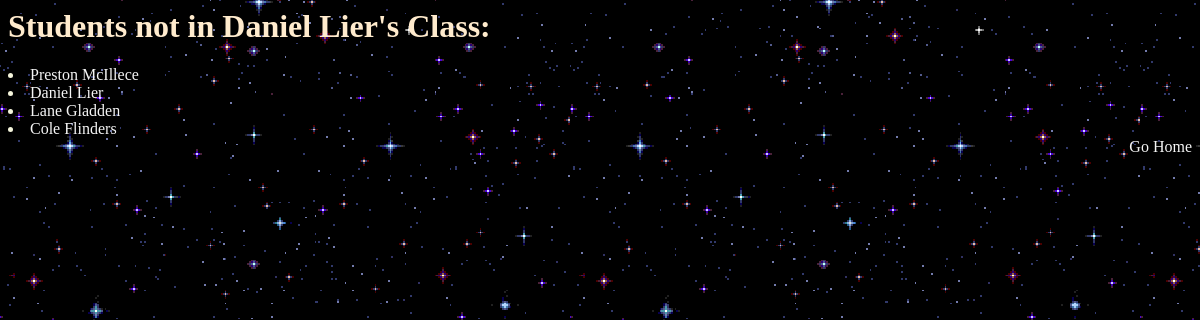
The page /users/addStudents (signed in) on the database as committed earlier.
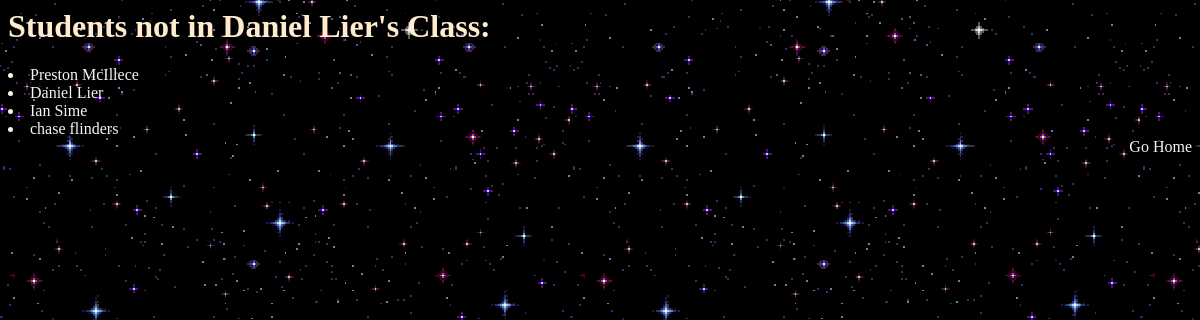
The same page on the database as committed later.
### users/models.py (models this page shows, shortened)
class Student(models.Model):
    user = models.OneToOneField(CustomUser, on_delete=models.CASCADE, primary_key=True)
    teacher_id = models.ForeignKey(Teacher, on_delete=models.SET_NULL, null=True, default=None)
    total_xp = models.IntegerField(default=0)

class CustomUser(AbstractUser):
    id = models.IntegerField(auto_created=True, primary_key=True)
    fname = models.CharField(default='', max_length=15)
    lname = models.CharField(default='', max_length=25)
    birthdate = models.DateField(default='1900-01-01')
    is_student = models.BooleanField('student status', default=False)
    is_teacher = models.BooleanField('teacher status', default=False)

### users/views.py (the view)
# urls.py: path('addStudents', views.addStudents, name='addStudents'),
def addStudents(request):
    user = request.user
    teacher = user.teacher
    student_list = Student.objects.all()
    return render(request, 'addStudents.html', {'student_list': student_list, 't': teacher})

### templates/addStudents.html (shortened to what this page needs)
{% load static %}
<link rel="stylesheet" type="text/css" href="{% static 'users/style.css' %}">
{% if student_list %}
<H1>Students not in {{ t.user.fname }} {{t.user.lname}}'s Class:</H1>
    {% for student in student_list %}
        {% if student.teacher_id != t %}
        <li><a href="{% url 'studentReport' student.user.id %}">{{ student.user.fname }} {{ student.user.lname }}</a></li>
        {% endif %}
    {% endfor %}
<div align="right">
        <a href="{% url 'home' %}">Go Home</a>
        </div>
{% else %}
    <p>No students are available.</p>
{% endif %}

Rows that differ between the two databases and show on the page:
no longer on this page (row edited): Student: user.fname "Lane", user.lname "Gladden"
no longer on this page (row edited): Student: user.fname "Cole", user.lname "Flinders"
now on this page (row edited): Student: user.fname "Ian", user.lname "Sime"
now on this page (row edited): Student: user.fname "chase", user.lname "flinders"
